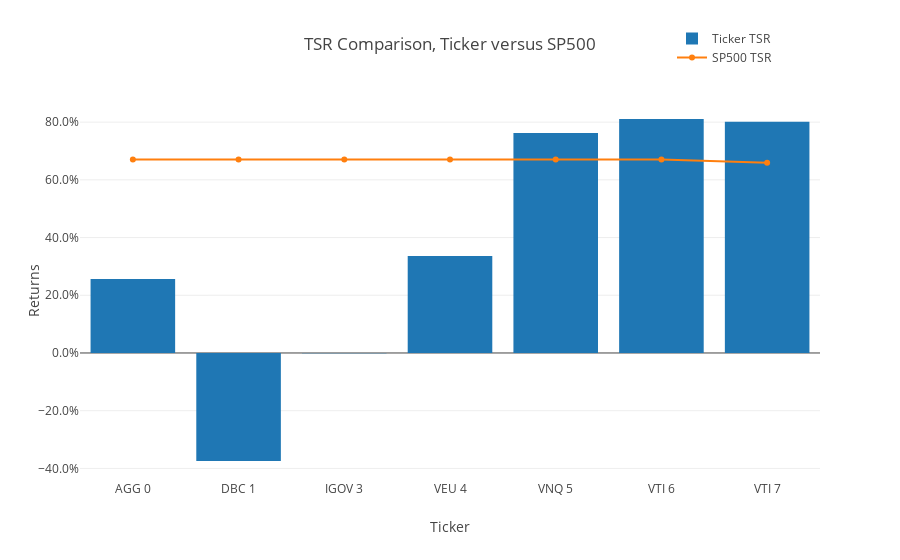

This figure's notebook cell:
### Code cell
# Compare total shareholder return for each position relative to SP500.

trace1 = go.Bar(
    x = merged_portfolio_sp_latest_YTD_sp_closing_high_incl_divs_all_payers['Ticker #'],
    y = merged_portfolio_sp_latest_YTD_sp_closing_high_incl_divs_all_payers['Total Stock Return'],
    name = 'Ticker TSR')

trace2 = go.Scatter(
    x = merged_portfolio_sp_latest_YTD_sp_closing_high_incl_divs_all_payers['Ticker #'],
    y = merged_portfolio_sp_latest_YTD_sp_closing_high_incl_divs_all_payers['Total SP500 Return'],
    name = 'SP500 TSR')
    
data = [trace1, trace2]

layout = go.Layout(title = 'TSR Comparison, Ticker versus SP500'
    , barmode = 'group'
    , yaxis=dict(title='Returns', tickformat=".1%")
    , xaxis=dict(title='Ticker')
    , legend=dict(x=.8,y=1.2)
    )

fig = go.Figure(data=data, layout=layout)
iplot(fig)

### Figure 1 — Plotly figure (JSON) as saved in the notebook; plotly's stock layout.template omitted (floating-point values rounded to 4 significant figures)
{"data": [{"name": "Ticker TSR", "type": "bar", "x": ["AGG 0", "DBC 1", "IGOV 3", "VEU 4", "VNQ 5", "VTI 6", "VTI 7"], "y": [0.2566, -0.3743, -0.0009131, 0.3361, 0.7625, 0.8109, 0.8013]}, {"name": "SP500 TSR", "type": "scatter", "x": ["AGG 0", "DBC 1", "IGOV 3", "VEU 4", "VNQ 5", "VTI 6", "VTI 7"], "y": [0.6705, 0.6705, 0.6705, 0.6705, 0.6705, 0.6705, 0.6592]}], "layout": {"barmode": "group", "legend": {"x": 0.8, "y": 1.2}, "title": "TSR Comparison, Ticker versus SP500", "xaxis": {"title": "Ticker"}, "yaxis": {"tickformat": ".1%", "title": "Returns"}}}
